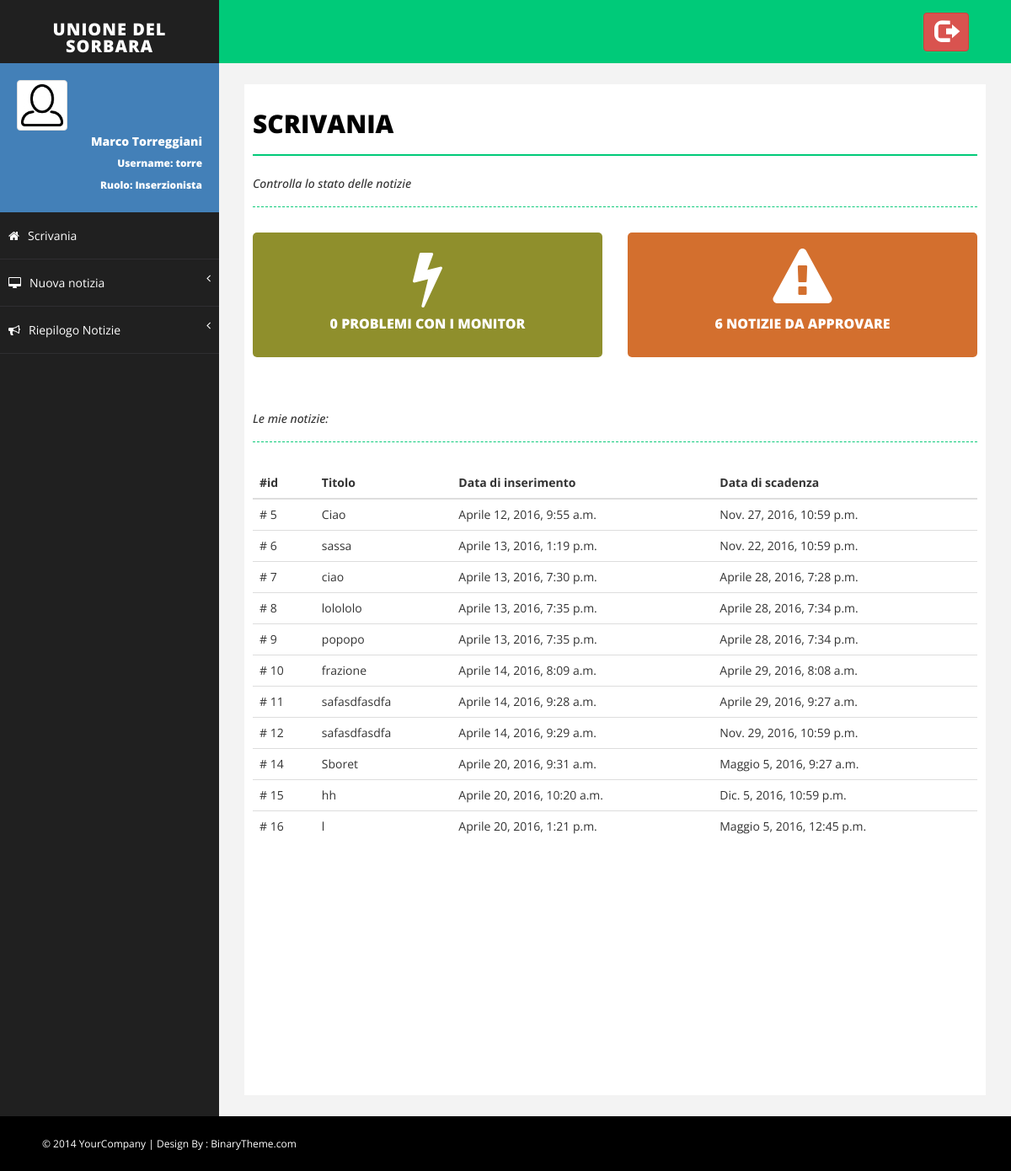
The page / (signed in) on the database its author committed.
### Monitor/models.py (models this page shows, shortened)
class MyUser(AbstractUser):
    foto_profilo = models.ImageField(upload_to=get_nome_immagine_utente, default=settings.NO_PROFILO)

class Notizia(models.Model):
    titolo = models.CharField(max_length=settings.MAX_LUN_TITOLO)
    descrizione = models.TextField(max_length=settings.MAX_LUN_DESCRIZIONE)
    immagine = models.ImageField(upload_to=get_nome_immagine_notizia, default=None)
    approvata = models.BooleanField(default=False)
    inserzionista = models.ForeignKey(MyUser)
    data_inserimento = models.DateTimeField(default=timezone.now)
    data_scadenza = models.DateTimeField(default=timezone.now()+datetime.timedelta(days=15))

### Monitor/views.py (the view)
# urls.py: url(r'^$', views.myindex, name='index'),
@login_required(login_url='/login')
def myindex(request, ok=None, errore=None):
    try:
        del request.session['comuni_id']
        del request.session['frazioni_id']
        del request.session['monitor_id']
    except KeyError:
        pass
    monitor = Monitor.objects.all()
    nmonitor = 0
    for x in monitor:
        if not x.funziona():
            nmonitor += 1
    notizie = Notizia.objects.all()
    nnotizie = 0
    for notizia in notizie:
        if not notizia.approvata:
            nnotizie += 1
    n = [notizia for notizia in Notizia.objects.filter(inserzionista=request.user) if notizia.attiva]
    return render(request, 'Monitor/index.html', {'monitor_in_errore': nmonitor,
                                                  'notizie_non_approvate': nnotizie,
                                                  'notizie': n,
                                                  'ok': ok,
                                                  'errore': errore})

### Monitor/models.py (called while the page is built)
    def funziona(self):
        try:
            funziona = MonitorUltimaConnessione.objects.filter(monitor=self).last().funziona()
        except AttributeError:
            return False
        return funziona

    def funziona(self):
        return self.agg >= timezone.now()-datetime.timedelta(hours=settings.TEMPO_ALLERTA)

### Monitor/templates/Monitor/index.html (shortened to what this page needs)
{% extends 'Monitor/base.html' %}
{% load Monitor_extras %}
{% block body %}
             <div id="page-inner">
                <div class="row">
                    <div class="col-md-12">
                        <h1 class="page-head-line">Scrivania</h1>
                        <h1 class="page-subhead-line">Controlla lo stato delle notizie </h1>
                    </div>
                </div>
                <div class="row">
                    <div class="col-md-6">
                        {% if monitor_in_errore == 0 %}
                            <div class="main-box mb-dull">
                        {% else %}
                            <div class="main-box mb-red">
                        {% endif %}
                                <a href="{% url 'Monitor:stato_monitor' %}">
                                    <i class="fa fa-bolt fa-5x"></i>
                                    <h5>
                                        {{ monitor_in_errore }} Problemi con i Monitor
                                    </h5>
                                </a>
                            </div>
                    </div>
                    <div class="col-md-6">
                        {% if notizie_non_approvate == 0 %}
                            <div class="main-box mb-dull">
                        {% else %}
                            <div class="main-box mb-red">
                        {% endif %}
                                {% if request.user|has_group:"Revisore" %}
                                    <a href="{% url 'Monitor:notizie_da_approvare' %}">
                                {% else %}
                                    <a href="{% url 'Monitor:lista_non_attive' %}">
                                {% endif %}
                                    <i class="fa fa-warning fa-5x"></i>
                                    <h5>
                                        {{ notizie_non_approvate }} Notizie da approvare
                                    </h5>
                                    </a>
                            </div>
                    </div>
                </div>
                {% if request.user|has_group:"Inserzionista" %}
                <div class="row">
                    <div class="col-md-12">
                        <h1 class="page-subhead-line">Le mie notizie:</h1>
                    </div>
                </div>
                {% if notizie|length == 0 %}
            <div class="panel">
                <div class="alert alert-warning" role="alert">
                    Non risulta nessuna tua notizia attiva. Se non vedi alcune notizie è possibile che esse siano già scadute.
                </div>
            </div>
        {% else %}
            <div class="table-responsive">
                <table class="table table-hover">
                    <thead>
                        <tr>
                            <th>#id</th>
                            <th>Titolo</th>
                            <th>Data di inserimento</th>
                            <th>Data di scadenza</th>
                        </tr>
                    </thead>
                    <tbody>
                        {% for notizia in notizie %}
                            <tr onclick = "location.href='{% url 'Monitor:modifica_notizia' notizia.id %}'">
                                <td># {{ notizia.id }}</td>
                                <td>{{ notizia.titolo }}</td>
                                <td>{{ notizia.data_inserimento }}</td>
                                <td>{{ notizia.data_scadenza }}</td>
                            </tr>
                        {% endfor %}
                    </tbody>
                </table>
            </div>
        {% endif %}
                    {% endif %}
             </div>
         </div>
   </div>
{% endblock %}

### Monitor/templates/Monitor/base.html (shortened to what this page needs)
<!DOCTYPE html>
<html xmlns="http://www.w3.org/1999/xhtml">
<head>
    {% load staticfiles %}
    {% load Monitor_extras %}
    <link href="{% static 'Monitor/css/bootstrap.css' %}" rel="stylesheet" />
    <link href="{% static 'Monitor/css/font-awesome.css' %}" rel="stylesheet" />
    <link href="{% static 'Monitor/css/basic.css' %}" rel="stylesheet" />
    <link href="{% static 'Monitor/css/custom.css' %}" rel="stylesheet" />
    <link href="{% static 'Monitor/css/prettyPhoto.css' %}" rel="stylesheet">
</head>
<body>
    <div id="wrapper">
        <nav class="navbar navbar-default navbar-cls-top " role="navigation" style="margin-bottom: 0">
            <div class="navbar-header">
                <a class="navbar-brand" href="{% url 'Monitor:index' %}">Unione del Sorbara</a>
            </div>
            <div class="header-right">
				<a href="{% url 'Monitor:logout' %}" class="btn btn-danger" title="Logout">
                    <i class="glyphicon glyphicon-log-out fa-2x"></i>
                </a>
            </div>
        </nav>
        <nav class="navbar-default navbar-side" role="navigation">
            <div class="sidebar-collapse">
                <ul class="nav" id="main-menu">
                    <li>
                        <div class="user-img-div">
                            <img src="{{ request.user.foto_profilo.url }}" class="img-thumbnail" />
                            <div class="inner-text">
                                {{ request.user.first_name }} {{ request.user.last_name }}
                            <br />
                                <small>
                                    Username: {{ request.user.username }} <br />
                                    Ruolo:
                                    {% if request.user|has_group:"Revisore" %}
                                        Revisore
                                        {% elif request.user|has_group:"Inserzionista" %}
                                        Inserzionista
                                    {% endif %}
                                </small>
                            </div>
                        </div>
                    </li>
                    <li>
                        <a  href="{% url 'Monitor:index' %}"><i class="fa fa-home "></i>Scrivania</a>
                    </li>
                    {% if request.user|has_group:"Inserzionista" %}
                        <li>
                             <a href="#"><i class="fa fa-desktop "></i>Nuova notizia<span class="fa arrow"></span></a>
                        </li>
                    {% endif %}
                    <li>
                         <a href="#"><i class="fa fa-bullhorn "></i>Riepilogo Notizie<span class="fa arrow"></span></a>
                    </li>
                </ul>
            </div>
        </nav>
        <div id="page-wrapper">
            {% block body %}
            {% endblock %}
    <div id="footer-sec">
        &copy; 2014 YourCompany | Design By : <a href="http://www.binarytheme.com/" target="_blank">BinaryTheme.com</a>
    </div>
</body>
</html>

### Monitor/static/Monitor/css/basic.css (style rules this page uses)
body { font-family: 'Open Sans', sans-serif; line-height:25px; }
#wrapper { width: 100%; background: #202020; }
#page-wrapper { padding: 15px 15px; min-height: 600px; background: #F3F3F3; }
#page-inner { width: 100%; margin: 10px 20px 10px 0px; background-color: #fff!important; padding: 10px; min-height: 1200px; }
.page-head-line { font-size: 30px; text-transform: uppercase; color: #000; font-weight: 800; padding-bottom: 20px; border-bottom: 2px solid #00CA79; margin-bottom: 10px; }
.page-subhead-line { font-size: 14px; padding-top: 5px; padding-bottom: 20px; font-style:italic; margin-bottom:30px; border-bottom:1px dashed #00CA79; }
.navbar-cls-top .navbar-brand { color: #fff; background: #202020; width: 260px; text-align: center; height: 75px; font-size: 20px; letter-spacing: 1px; font-weight: 900; padding-top: 25px; text-transform:uppercase; }
.header-right { color: #fff; padding: 15px 50px 5px 50px; float: right; font-size: 16px; }
.user-img-div { min-height: 140px; padding: 20px; background-color: #4380B8; }
.user-img-div img { max-height: 60px; }
.user-img-div .inner-text { text-align: right; position: relative; color: #fff; font-weight: 800; line-height: 25px; }
.arrow { float: right; }
.fa.arrow:before { content: "\f104"; }
.sidebar-collapse, .sidebar-collapse .nav { background: none; }
.sidebar-collapse .nav { padding: 0; }
.sidebar-collapse .nav > li > a { color: #fff; background: #202020; text-shadow: none; padding: 15px 40px; border-bottom: 1px solid #2F2E31; }
.sidebar-collapse > .nav > li > a { padding: 15px 10px; }
.navbar-side { border: none; background-color: #202020; }
.navbar-cls-top { background: #00CA79; border-bottom: none; }
.navbar-default { border: 0px solid black; }
.navbar-header { background: #000000; }
.nav > li > a > i { margin-right: 10px; }
#footer-sec { background-color:#000; padding:20px 50px; color:#fff; font-size:12px; }
#footer-sec a { color:#fff; }
@media (min-width:768px) { #page-wrapper { margin: 0 0 0 260px; padding: 15px 30px; min-height: 1200px; } }
@media (min-width:768px) { .navbar-side { z-index: 1; position: absolute; width: 260px; } }
@media (min-width:768px) { .navbar { border-radius: 0px; } }

### Monitor/static/Monitor/css/custom.css (style rules this page uses)
.main-box a,.main-box a:hover { color:#fff; text-decoration:none; }
.mb-dull { background-color:#8F8F2C; }
.mb-red { background-color:#d36f2e; }
.main-box h5 { font-size:16px; font-weight:800; text-transform:uppercase; }

### rows shown on the page
MyUser: user.foto_profilo (picture), user.first_name "Marco", user.last_name "Torreggiani", user.username "torre"
Notizia: id "5", titolo "Ciao", data_inserimento "Aprile 12, 2016, 9:55 a.m.", data_scadenza "Nov. 27, 2016, 10:59 p.m."
Notizia: id "6", titolo "sassa", data_inserimento "Aprile 13, 2016, 1:19 p.m.", data_scadenza "Nov. 22, 2016, 10:59 p.m."
Notizia: id "7", titolo "ciao", data_inserimento "Aprile 13, 2016, 7:30 p.m.", data_scadenza "Aprile 28, 2016, 7:28 p.m."
Notizia: id "8", titolo "lolololo", data_inserimento "Aprile 13, 2016, 7:35 p.m.", data_scadenza "Aprile 28, 2016, 7:34 p.m."
Notizia: id "9", titolo "popopo", data_inserimento "Aprile 13, 2016, 7:35 p.m.", data_scadenza "Aprile 28, 2016, 7:34 p.m."
Notizia: id "10", titolo "frazione", data_inserimento "Aprile 14, 2016, 8:09 a.m.", data_scadenza "Aprile 29, 2016, 8:08 a.m."
Notizia: id "11", titolo "safasdfasdfa", data_inserimento "Aprile 14, 2016, 9:28 a.m.", data_scadenza "Aprile 29, 2016, 9:27 a.m."
Notizia: id "12", titolo "safasdfasdfa", data_inserimento "Aprile 14, 2016, 9:29 a.m.", data_scadenza "Nov. 29, 2016, 10:59 p.m."
Notizia: id "14", titolo "Sboret", data_inserimento "Aprile 20, 2016, 9:31 a.m.", data_scadenza "Maggio 5, 2016, 9:27 a.m."
Notizia: id "15", titolo "hh", data_inserimento "Aprile 20, 2016, 10:20 a.m.", data_scadenza "Dic. 5, 2016, 10:59 p.m."
Notizia: id "16", titolo "l", data_inserimento "Aprile 20, 2016, 1:21 p.m.", data_scadenza "Maggio 5, 2016, 12:45 p.m."

### other values the page prints
{{ monitor_in_errore }} "0"
{{ notizie_non_approvate }} "6"
